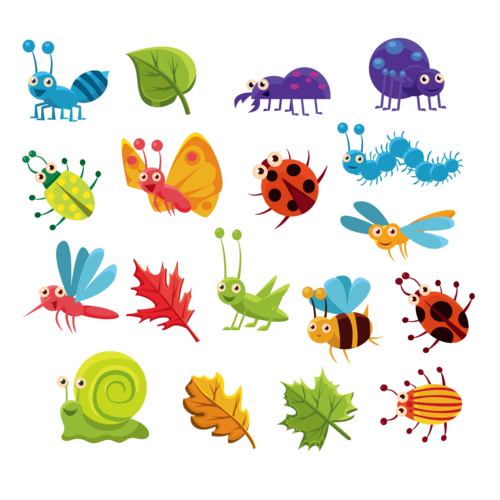
#> input picture test/test.png, 500 x 500 px; its folder holds only this picture in this run
$ python test.py
#> lines starting #> are read from the running program, lines starting #| are printed output that depends on the picture
from PIL import Image
import os

def get_rgb(image_path, x, y):
    # 打开图片
#> called with image_path = 'test/test.png', x = 156, y = 176
    img = Image.open(image_path)
#> img is the input picture: PIL image 500x500 RGBA; mean R, G, B, A 44.8, 40.5, 27.5, 60.4

    # 确保图片是RGB模式
    if img.mode != "RGB":
        img = img.convert("RGB")
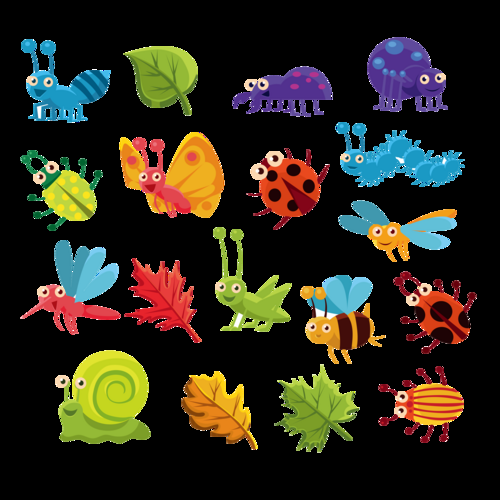
#> img: PIL image 500x500 RGB; mean R, G, B 44.8, 40.5, 27.5

    # 获取指定坐标的颜色
    r, g, b = img.getpixel((x, y))
#> r = 115; g = 21; b = 31

    return r, g, b

if __name__ == "__main__":

    # 获取当前脚本的绝对路径
    script_path = os.path.abspath(__file__)

    # 获取当前脚本的目录
    script_dir = os.path.dirname(script_path)

    image_path = script_dir + os.sep+ "test.png"
    print(str.format("{:02x}{:02x}{:02x}", *get_rgb(image_path, 156,176)))
